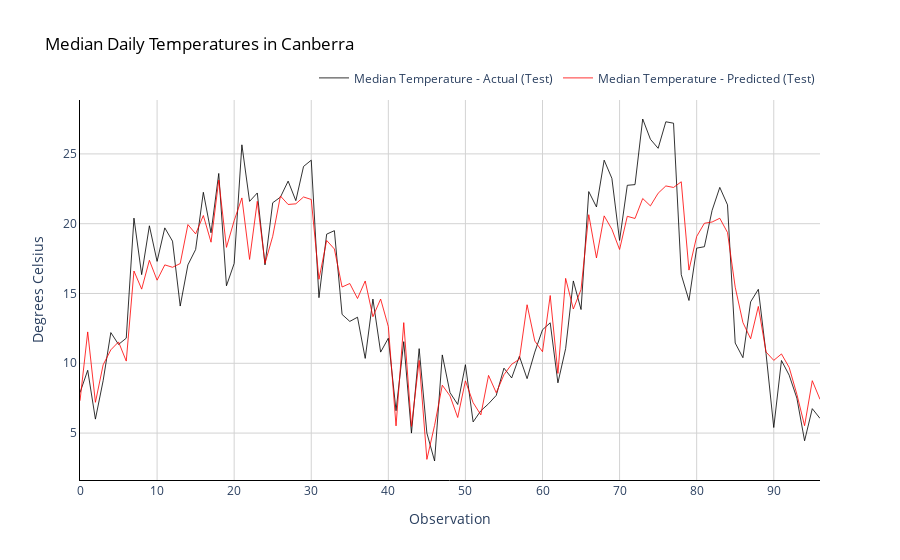

Here is the notebook cell this chart was saved with:
### Code cell
plot_predicted(testY, pred_test)

### Figure 1 — Plotly figure (JSON) as saved in the notebook; plotly's stock layout.template omitted (floating-point values rounded to 4 significant figures)
{"data": [{"line": {"color": "black", "width": 1}, "mode": "lines", "name": "Median Temperature - Actual (Test)", "opacity": 0.8, "type": "scatter", "x": [0, 1, 2, 3, 4, 5, 6, 7, 8, 9, 10, 11, 12, 13, 14, 15, 16, 17, 18, 19, 20, 21, 22, 23, 24, 25, 26, 27, 28, 29, 30, 31, 32, 33, 34, 35, 36, 37, 38, 39, 40, 41, 42, 43, 44, 45, 46, 47, 48, 49, 50, 51, 52, 53, 54, 55, 56, 57, 58, 59, 60, 61, 62, 63, 64, 65, 66, 67, 68, 69, 70, 71, 72, 73, 74, 75, 76, 77, 78, 79, 80, 81, 82, 83, 84, 85, 86, 87, 88, 89, 90, 91, 92, 93, 94, 95, 96], "y": [7.9, 9.5, 6, 8.75, 12.2, 11.35, 11.8, 20.4, 16.35, 19.85, 17.3, 19.7, 18.75, 14.1, 17.05, 18.15, 22.25, 19.35, 23.6, 15.55, 17.15, 25.65, 21.6, 22.2, 17.05, 21.5, 21.9, 23.05, 21.65, 24.1, 24.55, 14.7, 19.25, 19.5, 13.5, 13, 13.3, 10.35, 14.6, 10.8, 11.8, 6.6, 11.55, 5, 11.05, 5, 3, 10.6, 7.9, 7.05, 9.9, 5.8, 6.6, 7.1, 7.7, 9.65, 8.95, 10.5, 8.9, 10.8, 12.4, 12.9, 8.6, 11.05, 15.9, 13.85, 22.3, 21.2, 24.55, 23.25, 18.8, 22.75, 22.8, 27.5, 26.05, 25.4, 27.3, 27.2, 16.35, 14.5, 18.25, 18.35, 20.95, 22.6, 21.35, 11.45, 10.4, 14.4, 15.3, 10.7, 5.4, 10.2, 9.15, 7.5, 4.45, 6.75, 6.05]}, {"line": {"color": "red", "width": 1}, "mode": "lines", "name": "Median Temperature - Predicted (Test)", "opacity": 0.8, "type": "scatter", "x": [0, 1, 2, 3, 4, 5, 6, 7, 8, 9, 10, 11, 12, 13, 14, 15, 16, 17, 18, 19, 20, 21, 22, 23, 24, 25, 26, 27, 28, 29, 30, 31, 32, 33, 34, 35, 36, 37, 38, 39, 40, 41, 42, 43, 44, 45, 46, 47, 48, 49, 50, 51, 52, 53, 54, 55, 56, 57, 58, 59, 60, 61, 62, 63, 64, 65, 66, 67, 68, 69, 70, 71, 72, 73, 74, 75, 76, 77, 78, 79, 80, 81, 82, 83, 84, 85, 86, 87, 88, 89, 90, 91, 92, 93, 94, 95, 96], "y": [7.316, 12.25, 7.204, 9.887, 10.96, 11.53, 10.16, 16.61, 15.31, 17.38, 15.95, 17.05, 16.88, 17.15, 19.94, 19.27, 20.59, 18.67, 23.13, 18.3, 20.22, 21.85, 17.44, 21.6, 17.15, 19.1, 21.98, 21.38, 21.42, 21.91, 21.74, 16.02, 18.8, 18.19, 15.46, 15.71, 14.64, 15.9, 13.34, 14.6, 12.63, 5.515, 12.91, 5.478, 10.21, 3.117, 5.554, 8.43, 7.662, 6.116, 8.742, 7.179, 6.305, 9.131, 7.889, 9.183, 9.928, 10.29, 14.19, 11.59, 10.83, 14.85, 9.273, 16.08, 13.89, 15.28, 20.64, 17.55, 20.56, 19.6, 18.15, 20.53, 20.37, 21.81, 21.27, 22.18, 22.7, 22.6, 23.0, 16.68, 19.09, 20.03, 20.12, 20.39, 19.37, 15.45, 12.92, 11.76, 14.07, 10.81, 10.21, 10.67, 9.704, 7.777, 5.528, 8.755, 7.416]}], "layout": {"legend": {"orientation": "h", "x": 1, "xanchor": "right", "y": 1.02, "yanchor": "bottom"}, "plot_bgcolor": "white", "title": {"font": {"color": "black"}, "text": "Median Daily Temperatures in Canberra"}, "xaxis": {"gridcolor": "lightgrey", "gridwidth": 1, "linecolor": "black", "linewidth": 1, "showgrid": true, "showline": true, "title": {"text": "Observation"}, "zeroline": true, "zerolinecolor": "lightgrey", "zerolinewidth": 1}, "yaxis": {"gridcolor": "lightgrey", "gridwidth": 1, "linecolor": "black", "linewidth": 1, "showgrid": true, "showline": true, "title": {"text": "Degrees Celsius"}, "zeroline": true, "zerolinecolor": "lightgrey", "zerolinewidth": 1}}}
